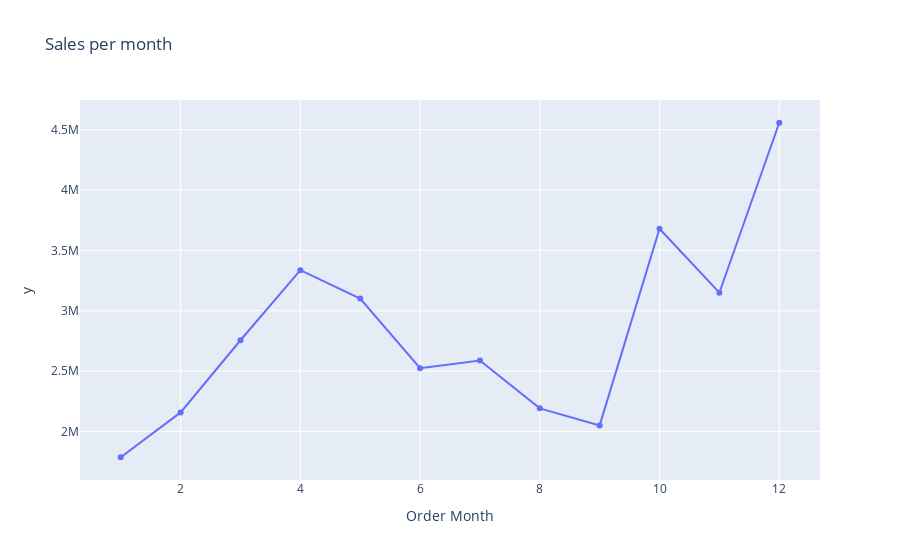

Notebook source saved alongside this figure:
### Code cell
line_chart_data = grouped_data.sort_index()


line_chart = px.line(line_chart_data,
                     title='Sales per month',
                     x = line_chart_data.index,
                     y = line_chart_data.values,
                     markers=True)

line_chart.show()

### Figure 1 — Plotly figure (JSON) as saved in the notebook; plotly's stock layout.template omitted (floating-point values rounded to 4 significant figures)
{"data": [{"hovertemplate": "Order Month=%{x}<br>y=%{y}<extra></extra>", "legendgroup": "", "line": {"color": "#636efa", "dash": "solid"}, "marker": {"symbol": "circle"}, "mode": "lines+markers", "name": "", "orientation": "v", "showlegend": false, "type": "scatter", "x": [1, 2, 3, 4, 5, 6, 7, 8, 9, 10, 11, 12], "xaxis": "x", "y": [1787000.0, 2158000.0, 2756000.0, 3336000.0, 3102000.0, 2524000.0, 2587000.0, 2192000.0, 2050000.0, 3679000.0, 3150000.0, 4558000.0], "yaxis": "y"}], "layout": {"legend": {"tracegroupgap": 0}, "title": {"text": "Sales per month"}, "xaxis": {"anchor": "y", "domain": [0, 1], "title": {"text": "Order Month"}}, "yaxis": {"anchor": "x", "domain": [0, 1], "title": {"text": "y"}}}}
